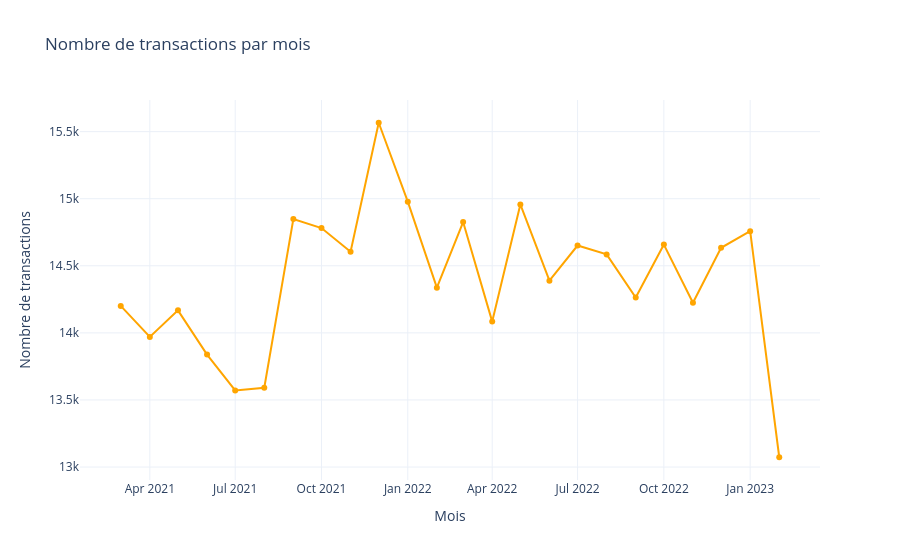

This figure's notebook cell:
### Code cell
# Comptage du nombre de transactions uniques par mois
tx_par_mois = df_transactions_products_customers.groupby('mois')['session_id'].nunique().reset_index()
tx_par_mois.columns = ['mois', 'nb_transactions']

# Conversion de 'mois' en string
tx_par_mois['mois'] = tx_par_mois['mois'].astype(str)
# Graphique interactif
fig = px.line(
    tx_par_mois,
    x='mois',
    y='nb_transactions',
    title="Nombre de transactions par mois",
    markers=True,
    labels={'mois': 'Mois', 'nb_transactions': 'Transactions'},
    hover_data={'mois': True, 'nb_transactions': True},
    color_discrete_sequence=['orange']
)
fig.update_layout(
    xaxis_title="Mois",
    yaxis_title="Nombre de transactions",
    hoverlabel=dict(bgcolor="white", font_size=12),
    template="plotly_white"
)
fig.show()

### Figure 1 — Plotly figure (JSON) as saved in the notebook; plotly's stock layout.template omitted (floating-point values rounded to 4 significant figures)
{"data": [{"hovertemplate": "Mois=%{x}<br>Transactions=%{y}<extra></extra>", "legendgroup": "", "line": {"color": "orange", "dash": "solid"}, "marker": {"symbol": "circle"}, "mode": "lines+markers", "name": "", "orientation": "v", "showlegend": false, "type": "scatter", "x": ["2021-03", "2021-04", "2021-05", "2021-06", "2021-07", "2021-08", "2021-09", "2021-10", "2021-11", "2021-12", "2022-01", "2022-02", "2022-03", "2022-04", "2022-05", "2022-06", "2022-07", "2022-08", "2022-09", "2022-10", "2022-11", "2022-12", "2023-01", "2023-02"], "xaxis": "x", "y": [14201, 13970, 14168, 13838, 13571, 13591, 14848, 14781, 14605, 15566, 14978, 14337, 14826, 14084, 14957, 14389, 14651, 14585, 14263, 14658, 14224, 14634, 14758, 13073], "yaxis": "y"}], "layout": {"hoverlabel": {"bgcolor": "white", "font": {"size": 12}}, "legend": {"tracegroupgap": 0}, "title": {"text": "Nombre de transactions par mois"}, "xaxis": {"anchor": "y", "domain": [0, 1], "title": {"text": "Mois"}}, "yaxis": {"anchor": "x", "domain": [0, 1], "title": {"text": "Nombre de transactions"}}}}
